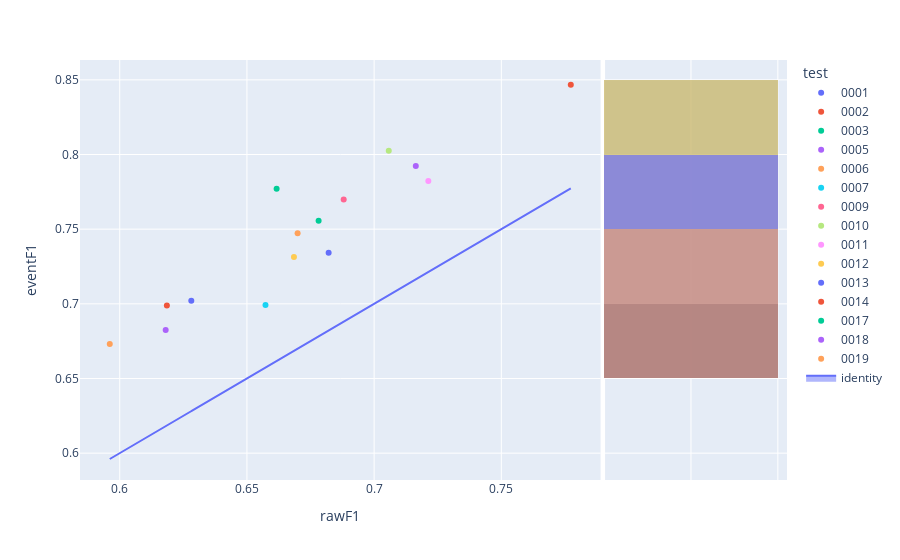

This figure's notebook cell:
### Code cell
fig=px.scatter(experimentModels,x='rawF1',y='eventF1',color='test',hover_name='modelId', marginal_y="histogram")
fig.add_trace(
    go.Scatter(x=experimentModels['rawF1'], y=experimentModels['rawF1'], name="identity", mode='lines',fill="toself")
)
fig.show()

### Figure 1 — Plotly figure (JSON) as saved in the notebook; plotly's stock layout.template omitted (floating-point values rounded to 4 significant figures)
{"data": [{"hovertemplate": "<b>%{hovertext}</b><br><br>test=0001<br>rawF1=%{x}<br>eventF1=%{y}<extra></extra>", "hovertext": ["7feab6c6-8ccf-4056-b394-5b6d7b96cb7a"], "legendgroup": "0001", "marker": {"color": "#636efa", "symbol": "circle"}, "mode": "markers", "name": "0001", "orientation": "v", "showlegend": true, "type": "scatter", "x": [0.6281], "xaxis": "x", "y": [0.7021], "yaxis": "y"}, {"alignmentgroup": "True", "bingroup": "y", "hovertemplate": "test=0001<br>eventF1=%{y}<br>count=%{x}<extra></extra>", "legendgroup": "0001", "marker": {"color": "#636efa"}, "name": "0001", "offsetgroup": "0001", "opacity": 0.5, "showlegend": false, "type": "histogram", "xaxis": "x2", "y": [0.7021], "yaxis": "y2"}, {"hovertemplate": "<b>%{hovertext}</b><br><br>test=0002<br>rawF1=%{x}<br>eventF1=%{y}<extra></extra>", "hovertext": ["aca6fbc5-bdf4-4890-bc15-bd3cc527aa65"], "legendgroup": "0002", "marker": {"color": "#EF553B", "symbol": "circle"}, "mode": "markers", "name": "0002", "orientation": "v", "showlegend": true, "type": "scatter", "x": [0.7773], "xaxis": "x", "y": [0.8467], "yaxis": "y"}, {"alignmentgroup": "True", "bingroup": "y", "hovertemplate": "test=0002<br>eventF1=%{y}<br>count=%{x}<extra></extra>", "legendgroup": "0002", "marker": {"color": "#EF553B"}, "name": "0002", "offsetgroup": "0002", "opacity": 0.5, "showlegend": false, "type": "histogram", "xaxis": "x2", "y": [0.8467], "yaxis": "y2"}, {"hovertemplate": "<b>%{hovertext}</b><br><br>test=0003<br>rawF1=%{x}<br>eventF1=%{y}<extra></extra>", "hovertext": ["ec017e6c-bd1b-41f7-af84-ed6023617980"], "legendgroup": "0003", "marker": {"color": "#00cc96", "symbol": "circle"}, "mode": "markers", "name": "0003", "orientation": "v", "showlegend": true, "type": "scatter", "x": [0.6782], "xaxis": "x", "y": [0.7557], "yaxis": "y"}, {"alignmentgroup": "True", "bingroup": "y", "hovertemplate": "test=0003<br>eventF1=%{y}<br>count=%{x}<extra></extra>", "legendgroup": "0003", "marker": {"color": "#00cc96"}, "name": "0003", "offsetgroup": "0003", "opacity": 0.5, "showlegend": false, "type": "histogram", "xaxis": "x2", "y": [0.7557], "yaxis": "y2"}, {"hovertemplate": "<b>%{hovertext}</b><br><br>test=0005<br>rawF1=%{x}<br>eventF1=%{y}<extra></extra>", "hovertext": ["abcd606e-c9ec-4194-807e-4a045dcd0e18"], "legendgroup": "0005", "marker": {"color": "#ab63fa", "symbol": "circle"}, "mode": "markers", "name": "0005", "orientation": "v", "showlegend": true, "type": "scatter", "x": [0.6181], "xaxis": "x", "y": [0.6825], "yaxis": "y"}, {"alignmentgroup": "True", "bingroup": "y", "hovertemplate": "test=0005<br>eventF1=%{y}<br>count=%{x}<extra></extra>", "legendgroup": "0005", "marker": {"color": "#ab63fa"}, "name": "0005", "offsetgroup": "0005", "opacity": 0.5, "showlegend": false, "type": "histogram", "xaxis": "x2", "y": [0.6825], "yaxis": "y2"}, {"hovertemplate": "<b>%{hovertext}</b><br><br>test=0006<br>rawF1=%{x}<br>eventF1=%{y}<extra></extra>", "hovertext": ["ba039537-8f79-49cf-8ac8-383434059506"], "legendgroup": "0006", "marker": {"color": "#FFA15A", "symbol": "circle"}, "mode": "markers", "name": "0006", "orientation": "v", "showlegend": true, "type": "scatter", "x": [0.5961], "xaxis": "x", "y": [0.673], "yaxis": "y"}, {"alignmentgroup": "True", "bingroup": "y", "hovertemplate": "test=0006<br>eventF1=%{y}<br>count=%{x}<extra></extra>", "legendgroup": "0006", "marker": {"color": "#FFA15A"}, "name": "0006", "offsetgroup": "0006", "opacity": 0.5, "showlegend": false, "type": "histogram", "xaxis": "x2", "y": [0.673], "yaxis": "y2"}, {"hovertemplate": "<b>%{hovertext}</b><br><br>test=0007<br>rawF1=%{x}<br>eventF1=%{y}<extra></extra>", "hovertext": ["496b4ddf-f8cb-4244-89ad-0439681b820b"], "legendgroup": "0007", "marker": {"color": "#19d3f3", "symbol": "circle"}, "mode": "markers", "name": "0007", "orientation": "v", "showlegend": true, "type": "scatter", "x": [0.6573], "xaxis": "x", "y": [0.6992], "yaxis": "y"}, {"alignmentgroup": "True", "bingroup": "y", "hovertemplate": "test=0007<br>eventF1=%{y}<br>count=%{x}<extra></extra>", "legendgroup": "0007", "marker": {"color": "#19d3f3"}, "name": "0007", "offsetgroup": "0007", "opacity": 0.5, "showlegend": false, "type": "histogram", "xaxis": "x2", "y": [0.6992], "yaxis": "y2"}, {"hovertemplate": "<b>%{hovertext}</b><br><br>test=0009<br>rawF1=%{x}<br>eventF1=%{y}<extra></extra>", "hovertext": ["7daf0b7c-d584-4841-8dd3-6d4cec075655"], "legendgroup": "0009", "marker": {"color": "#FF6692", "symbol": "circle"}, "mode": "markers", "name": "0009", "orientation": "v", "showlegend": true, "type": "scatter", "x": [0.688], "xaxis": "x", "y": [0.7699], "yaxis": "y"}, {"alignmentgroup": "True", "bingroup": "y", "hovertemplate": "test=0009<br>eventF1=%{y}<br>count=%{x}<extra></extra>", "legendgroup": "0009", "marker": {"color": "#FF6692"}, "name": "0009", "offsetgroup": "0009", "opacity": 0.5, "showlegend": false, "type": "histogram", "xaxis": "x2", "y": [0.7699], "yaxis": "y2"}, {"hovertemplate": "<b>%{hovertext}</b><br><br>test=0010<br>rawF1=%{x}<br>eventF1=%{y}<extra></extra>", "hovertext": ["cf984650-f856-4b2e-9290-4aba38fd6427"], "legendgroup": "0010", "marker": {"color": "#B6E880", "symbol": "circle"}, "mode": "markers", "name": "0010", "orientation": "v", "showlegend": true, "type": "scatter", "x": [0.7058], "xaxis": "x", "y": [0.8025], "yaxis": "y"}, {"alignmentgroup": "True", "bingroup": "y", "hovertemplate": "test=0010<br>eventF1=%{y}<br>count=%{x}<extra></extra>", "legendgroup": "0010", "marker": {"color": "#B6E880"}, "name": "0010", "offsetgroup": "0010", "opacity": 0.5, "showlegend": false, "type": "histogram", "xaxis": "x2", "y": [0.8025], "yaxis": "y2"}, {"hovertemplate": "<b>%{hovertext}</b><br><br>test=0011<br>rawF1=%{x}<br>eventF1=%{y}<extra></extra>", "hovertext": ["8be0a742-8fa8-4f1f-a081-622ff61d7bb5"], "legendgroup": "0011", "marker": {"color": "#FF97FF", "symbol": "circle"}, "mode": "markers", "name": "0011", "orientation": "v", "showlegend": true, "type": "scatter", "x": [0.7213], "xaxis": "x", "y": [0.7823], "yaxis": "y"}, {"alignmentgroup": "True", "bingroup": "y", "hovertemplate": "test=0011<br>eventF1=%{y}<br>count=%{x}<extra></extra>", "legendgroup": "0011", "marker": {"color": "#FF97FF"}, "name": "0011", "offsetgroup": "0011", "opacity": 0.5, "showlegend": false, "type": "histogram", "xaxis": "x2", "y": [0.7823], "yaxis": "y2"}, {"hovertemplate": "<b>%{hovertext}</b><br><br>test=0012<br>rawF1=%{x}<br>eventF1=%{y}<extra></extra>", "hovertext": ["87814133-dd28-4c87-860b-c4ef8d85801e"], "legendgroup": "0012", "marker": {"color": "#FECB52", "symbol": "circle"}, "mode": "markers", "name": "0012", "orientation": "v", "showlegend": true, "type": "scatter", "x": [0.6685], "xaxis": "x", "y": [0.7314], "yaxis": "y"}, {"alignmentgroup": "True", "bingroup": "y", "hovertemplate": "test=0012<br>eventF1=%{y}<br>count=%{x}<extra></extra>", "legendgroup": "0012", "marker": {"color": "#FECB52"}, "name": "0012", "offsetgroup": "0012", "opacity": 0.5, "showlegend": false, "type": "histogram", "xaxis": "x2", "y": [0.7314], "yaxis": "y2"}, {"hovertemplate": "<b>%{hovertext}</b><br><br>test=0013<br>rawF1=%{x}<br>eventF1=%{y}<extra></extra>", "hovertext": ["3d0715ed-4682-4fa5-9cc7-f167312e833b"], "legendgroup": "0013", "marker": {"color": "#636efa", "symbol": "circle"}, "mode": "markers", "name": "0013", "orientation": "v", "showlegend": true, "type": "scatter", "x": [0.6821], "xaxis": "x", "y": [0.7341], "yaxis": "y"}, {"alignmentgroup": "True", "bingroup": "y", "hovertemplate": "test=0013<br>eventF1=%{y}<br>count=%{x}<extra></extra>", "legendgroup": "0013", "marker": {"color": "#636efa"}, "name": "0013", "offsetgroup": "0013", "opacity": 0.5, "showlegend": false, "type": "histogram", "xaxis": "x2", "y": [0.7341], "yaxis": "y2"}, {"hovertemplate": "<b>%{hovertext}</b><br><br>test=0014<br>rawF1=%{x}<br>eventF1=%{y}<extra></extra>", "hovertext": ["1ec0ffd4-9973-4c92-9d68-80bfc2610b4e"], "legendgroup": "0014", "marker": {"color": "#EF553B", "symbol": "circle"}, "mode": "markers", "name": "0014", "orientation": "v", "showlegend": true, "type": "scatter", "x": [0.6185], "xaxis": "x", "y": [0.6989], "yaxis": "y"}, {"alignmentgroup": "True", "bingroup": "y", "hovertemplate": "test=0014<br>eventF1=%{y}<br>count=%{x}<extra></extra>", "legendgroup": "0014", "marker": {"color": "#EF553B"}, "name": "0014", "offsetgroup": "0014", "opacity": 0.5, "showlegend": false, "type": "histogram", "xaxis": "x2", "y": [0.6989], "yaxis": "y2"}, {"hovertemplate": "<b>%{hovertext}</b><br><br>test=0017<br>rawF1=%{x}<br>eventF1=%{y}<extra></extra>", "hovertext": ["85254932-ed56-4105-92cd-63187d464506"], "legendgroup": "0017", "marker": {"color": "#00cc96", "symbol": "circle"}, "mode": "markers", "name": "0017", "orientation": "v", "showlegend": true, "type": "scatter", "x": [0.6617], "xaxis": "x", "y": [0.777], "yaxis": "y"}, {"alignmentgroup": "True", "bingroup": "y", "hovertemplate": "test=0017<br>eventF1=%{y}<br>count=%{x}<extra></extra>", "legendgroup": "0017", "marker": {"color": "#00cc96"}, "name": "0017", "offsetgroup": "0017", "opacity": 0.5, "showlegend": false, "type": "histogram", "xaxis": "x2", "y": [0.777], "yaxis": "y2"}, {"hovertemplate": "<b>%{hovertext}</b><br><br>test=0018<br>rawF1=%{x}<br>eventF1=%{y}<extra></extra>", "hovertext": ["4ae8df49-0dfe-4d18-8f0b-e1dfd3285c3e"], "legendgroup": "0018", "marker": {"color": "#ab63fa", "symbol": "circle"}, "mode": "markers", "name": "0018", "orientation": "v", "showlegend": true, "type": "scatter", "x": [0.7164], "xaxis": "x", "y": [0.7922], "yaxis": "y"}, {"alignmentgroup": "True", "bingroup": "y", "hovertemplate": "test=0018<br>eventF1=%{y}<br>count=%{x}<extra></extra>", "legendgroup": "0018", "marker": {"color": "#ab63fa"}, "name": "0018", "offsetgroup": "0018", "opacity": 0.5, "showlegend": false, "type": "histogram", "xaxis": "x2", "y": [0.7922], "yaxis": "y2"}, {"hovertemplate": "<b>%{hovertext}</b><br><br>test=0019<br>rawF1=%{x}<br>eventF1=%{y}<extra></extra>", "hovertext": ["e3714d66-0198-4ba1-b455-3405e39de414"], "legendgroup": "0019", "marker": {"color": "#FFA15A", "symbol": "circle"}, "mode": "markers", "name": "0019", "orientation": "v", "showlegend": true, "type": "scatter", "x": [0.6699], "xaxis": "x", "y": [0.7472], "yaxis": "y"}, {"alignmentgroup": "True", "bingroup": "y", "hovertemplate": "test=0019<br>eventF1=%{y}<br>count=%{x}<extra></extra>", "legendgroup": "0019", "marker": {"color": "#FFA15A"}, "name": "0019", "offsetgroup": "0019", "opacity": 0.5, "showlegend": false, "type": "histogram", "xaxis": "x2", "y": [0.7472], "yaxis": "y2"}, {"fill": "toself", "mode": "lines", "name": "identity", "type": "scatter", "x": [0.6281, 0.7773, 0.6782, 0.6181, 0.5961, 0.6573, 0.688, 0.7058, 0.7213, 0.6685, 0.6821, 0.6185, 0.6617, 0.7164, 0.6699], "y": [0.6281, 0.7773, 0.6782, 0.6181, 0.5961, 0.6573, 0.688, 0.7058, 0.7213, 0.6685, 0.6821, 0.6185, 0.6617, 0.7164, 0.6699]}], "layout": {"barmode": "overlay", "legend": {"title": {"text": "test"}, "tracegroupgap": 0}, "margin": {"t": 60}, "xaxis": {"anchor": "y", "domain": [0, 0.7363], "title": {"text": "rawF1"}}, "xaxis2": {"anchor": "y2", "domain": [0.7413, 1], "matches": "x2", "showgrid": true, "showline": false, "showticklabels": false, "ticks": ""}, "yaxis": {"anchor": "x", "domain": [0, 1], "title": {"text": "eventF1"}}, "yaxis2": {"anchor": "x2", "domain": [0, 1], "matches": "y", "showgrid": true, "showticklabels": false}}}
